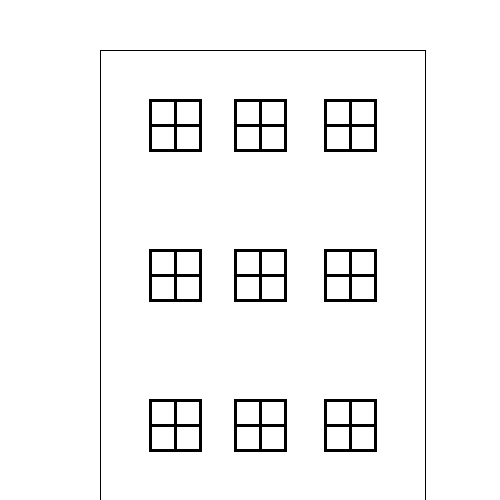
Frame 1 (no input)
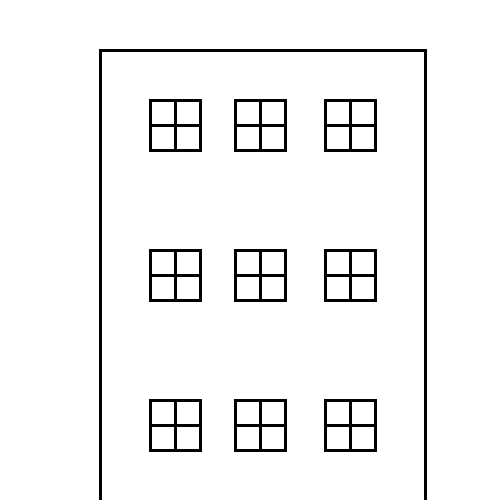
Frame 60 (the mouse pressed at the canvas centre just before this capture)
Frame 120 (the mouse held since frame 60 and released just before this capture): identical to frame 60, image omitted

The Processing sketch that drew these frames (run headless with seeded random() and noise(); from frame 60 on, the mouse is pressed at the canvas centre):

// Processing sketch: processing_162775
// ── processing_162775.pde

//window
void setup() {
  size(500, 500);
  background(255);
}
void draw(){
  rect(100,50,325,500);
  int x = 150;
  int y = 100;
  
  while(y< height){
    drawWindow(x, y);
    drawWindow(x+85,y);
    drawWindow(x+175,y);
    y=y+150;
  }
}
  
  



void drawWindow(int x, int y){
  strokeWeight(3);
  rect(x, y, 50, 50);
  line(x+25, y, x+25, y+50);
  line(x, y+25, x+50, y+25); 
  line(x, y, x+25, y);
  line(x, y, x, y+25);
}
